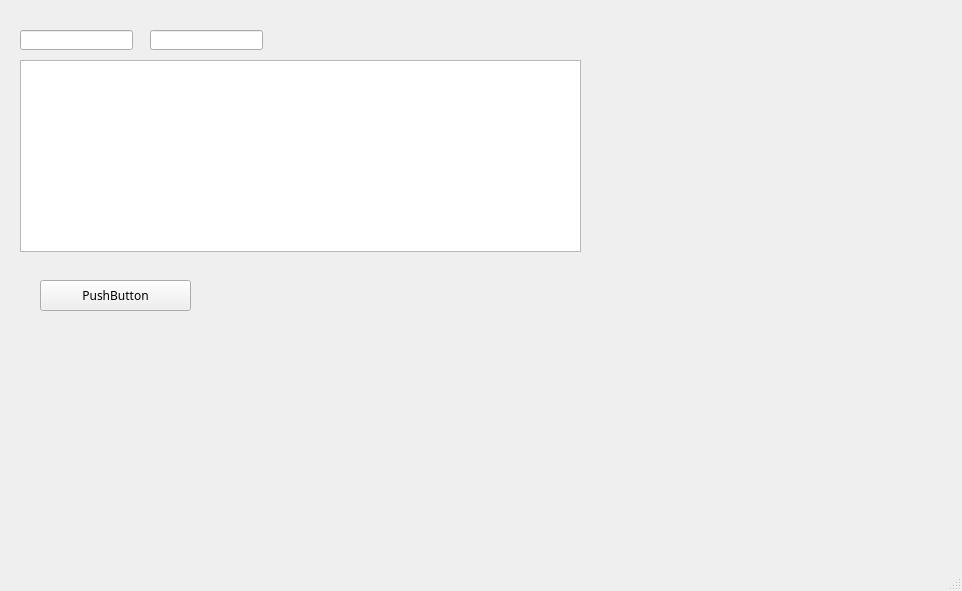
<?xml version="1.0" encoding="UTF-8"?>
<ui version="4.0">
 <class>MainWindow</class>
 <widget class="QMainWindow" name="MainWindow">
  <property name="geometry">
   <rect>
    <x>0</x>
    <y>0</y>
    <width>962</width>
    <height>591</height>
   </rect>
  </property>
  <property name="windowTitle">
   <string>MainWindow</string>
  </property>
  <property name="styleSheet">
   <string notr="true"/>
  </property>
  <widget class="QWidget" name="centralwidget">
   <widget class="QPushButton" name="pushButton">
    <property name="geometry">
     <rect>
      <x>40</x>
      <y>280</y>
      <width>151</width>
      <height>31</height>
     </rect>
    </property>
    <property name="font">
     <font>
      <family>新細明體</family>
     </font>
    </property>
    <property name="toolTipDuration">
     <number>-3</number>
    </property>
    <property name="layoutDirection">
     <enum>Qt::RightToLeft</enum>
    </property>
    <property name="styleSheet">
     <string notr="true"/>
    </property>
    <property name="text">
     <string>PushButton</string>
    </property>
   </widget>
   <widget class="QLineEdit" name="lineEdit">
    <property name="geometry">
     <rect>
      <x>20</x>
      <y>30</y>
      <width>113</width>
      <height>20</height>
     </rect>
    </property>
   </widget>
   <widget class="QLineEdit" name="lineEdit_2">
    <property name="geometry">
     <rect>
      <x>150</x>
      <y>30</y>
      <width>113</width>
      <height>20</height>
     </rect>
    </property>
   </widget>
   <widget class="QTableWidget" name="tableWidget">
    <property name="geometry">
     <rect>
      <x>20</x>
      <y>60</y>
      <width>561</width>
      <height>192</height>
     </rect>
    </property>
    <property name="font">
     <font>
      <family>新細明體</family>
      <pointsize>12</pointsize>
     </font>
    </property>
    <property name="alternatingRowColors">
     <bool>true</bool>
    </property>
    <property name="columnCount">
     <number>0</number>
    </property>
    <attribute name="verticalHeaderDefaultSectionSize">
     <number>24</number>
    </attribute>
   </widget>
  </widget>
  <widget class="QMenuBar" name="menubar">
   <property name="geometry">
    <rect>
     <x>0</x>
     <y>0</y>
     <width>962</width>
     <height>21</height>
    </rect>
   </property>
  </widget>
  <widget class="QStatusBar" name="statusbar"/>
 </widget>
 <resources/>
 <connections/>
</ui>
